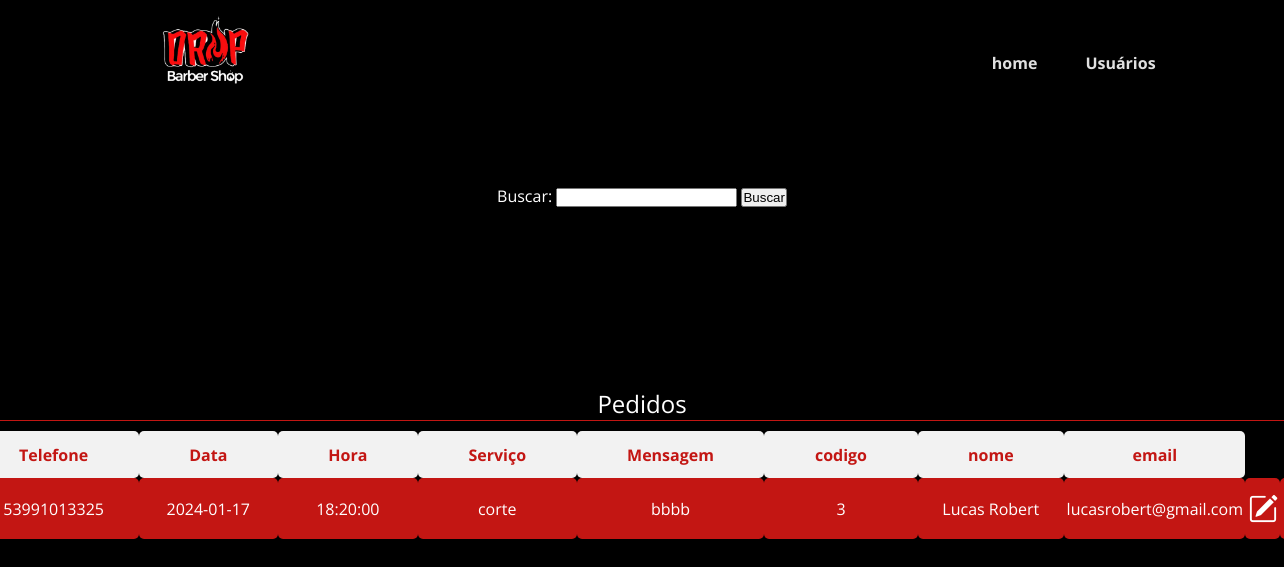
Screenshot of /administrador/lista_de_pd.php?busca=53991013325 (signed in) with the database file from the repository.
### tables this page shows
CREATE TABLE `horarios` (
  `idHora` int(11) NOT NULL,
  `telefone` varchar(20) DEFAULT NULL,
  `data` date NOT NULL,
  `horarioBarbeiro` time NOT NULL,
  `servico` varchar(100) NOT NULL,
  `mensagem` text DEFAULT NULL,
  `codigo` int(11) NOT NULL,
  `nome` varchar(80) NOT NULL,
  `email` varchar(100) NOT NULL
);

### administrador/lista_de_pd.php (the view, shortened to what this page needs)
<?php
    require '../persistencia/conexao.php';
    if(isset($_SESSION['admUser']) && !empty($_SESSION['admUser'])):
        if (isset($_GET['busca']) && !empty($_GET['busca'])) {
            $termo_busca = $_GET['busca'];
            $sql = "SELECT * FROM horarios WHERE telefone LIKE :termo OR data LIKE :termo OR horarioBarbeiro LIKE :termo OR servico LIKE :termo OR mensagem LIKE :termo OR codigo = :codigo OR nome LIKE :termo OR email LIKE :termo";
            $stmt = $pdo->prepare($sql);
            $stmt->bindValue(':termo', "%$termo_busca%");
            $stmt->bindValue(':codigo', $termo_busca);
            $stmt->execute();
            $result = $stmt->fetchAll(PDO::FETCH_ASSOC);
        }else{
            $sql = "SELECT * FROM horarios";
            $stmt = $pdo->prepare($sql);
            $stmt->execute();
            $result = $stmt->fetchAll(PDO::FETCH_ASSOC);
        }
?>
<!DOCTYPE html>
<html lang="pt-br">
<head>
    <link rel="stylesheet" href="estilo-pedidos.css">
    <link rel="stylesheet" href="https://use.fontawesome.com/releases/v5.8.2/css/all.css">
    <link rel="stylesheet" href="https://cdnjs.cloudflare.com/ajax/libs/font-awesome/6.2.1/css/all.min.css" />
    <link rel="stylesheet" href="https://cdn.jsdelivr.net/npm/bootstrap-icons@1.11.2/font/bootstrap-icons.min.css">
</head>
<body>
    <div class="header" id="header">
        <div class="interface">
                <div class="logotipo">
                    <img src="../img/logo.png" alt="logotipo">
                </div>
                <div class="navbar-hd" id="navbar-hd">
                    <a id="link" onclick="openSidebar()" href="homeadm.php">home</a>
                    <a id="link" onclick="openSidebar()" href="lista_de_usu.php">Usuários</a>
                </div>
        </div>
    </div>
    <div class="buscar">
        <form method="GET" action="lista_de_pd.php">
            <label for="busca">Buscar:</label>
            <input type="text" id="busca" name="busca" oninput="buscarPedidos()">
            <button type="submit">Buscar</button>
        </form>
    </div>
    <div class="container">
        <p>
        <?php
        if ($result) {
        ?>
             <table summary="Tabela de pedidos" border="1">
                 <caption>Pedidos</caption>
                 <thead>
                     <tr>
                         <th>Telefone</th>
                         <th>Data</th>
                         <th>Hora</th>
                         <th>Serviço</th>
                         <th>Mensagem</th>
                         <th>codigo</th>
                         <th>nome</th>
                         <th>email</th>
                     </tr>
                 </thead>
                 <tbody>
                 <?php
                foreach ($result as $row) {
                    echo "<tr>";
                    echo "<td>{$row['telefone']}</td>";
                    echo "<td>{$row['data']}</td>";
                    echo "<td>{$row['horarioBarbeiro']}</td>";
                    echo "<td>{$row['servico']}</td>";
                    echo "<td>{$row['mensagem']}</td>";
                    echo "<td>{$row['codigo']}</td>";
                    echo "<td>{$row['nome']}</td>";
                    echo "<td>{$row['email']}</td>";
                    echo "<td><button class='btn-clear'><a id='link' href='editar-pedido.php?codigo={$row['codigo']}'><i class='bi bi-pencil-square'></i></a></button></td>";
                    echo "<td><button class='btn-clear'><a id='link' href='processar_exclusao_pd.php?idHora={$row['idHora']}'><i class='bi bi-trash'></i></a></button></td>";
                    echo "</tr>";
                }
                ?>
                 </tbody>
             </table>
             <?php
                } else {
                    echo "<p>Você ainda não tem horários agendados.</p>";
                }
             ?>
         </p>
        </div>
</body>
</html>
<?php else: header("Location: loginpageadm.php"); endif; ?>

### administrador/estilo-pedidos.css (style rules this page uses)
* { margin: 0; padding: 0; box-sizing: border-box; }
:root { --color-neutral-0: #0e0c0c; --color-neutral-10: #171717; --color-neutral-30: #a8a29e; --color-neutral-40: #f5f5f5; }
:root { --bg_color: #000000; --alt_color: #C31613; }
html { scroll-behavior: smooth; }
.interface { max-width: 1280px; margin: 0 auto; }
body { font-family: 'Open Sans', sans-serif; background-color: #000000; }
a { color: #e0e0e0; font-weight: bold; font-style: normal; text-decoration: none; display: inline-block; transform: .2s ease-in; position: relative; transition: all .5s ease; }
.header a::before { content: ' '; position: absolute; bottom: 0px; left: 0px; width: 0px; height: 2px; background-color: var(--alt_color); transition: all 1.5s ease; }
.header { background-color: #000000; padding: 0 10%; box-shadow: 2px 2px 2px 1px rgba(0, 0, 0, 0.064); }
.header > .interface { display: flex; flex-direction: row; align-items: center; justify-content: space-between; }
.navbar-hd { z-index: 2; display: flex; align-self: center; gap: 3rem; justify-content: space-between; }
.navbar-hd a { margin-bottom: -20px; }
#link { margin-top: 2px; }
.logotipo img { width: 155px; transform: none; transition: none; display: inline-block; float: none; -webkit-transform: translate3d(0, 0, 0); }
.container { padding: 10rem; display: flex; align-items: center; justify-content: center; }
table { width: 50%; border-collapse: collapse; margin-top: 20px; color: #fff; border: transparent; }
caption { font-size: 1.5em; margin-bottom: 10px; border-bottom: 1px solid #C31613; }
th { padding: 12px 50px; border-radius: 5px; }
td { padding: 12px 2px; }
tr { text-align: center; }
tr button { width: 100%; background: transparent; border: none; }
tr i { width: 100%; color: #fff; font-size: 30px; display: inherit; }
th { color: #C31613; background-color: #f2f2f2; }
td { background-color: #C31613; border-radius: 5px; transition: all 1s; }
.buscar { display: flex; align-items: center; justify-content: center; margin-top: 80px; color: #fff; }

### rows the page displays
horarios: telefone "53991013325", data "2024-01-17", horarioBarbeiro "18:20:00", servico "corte", mensagem "bbbb", codigo "3", nome "Lucas Robert", email "lucasrobert@gmail.com"
